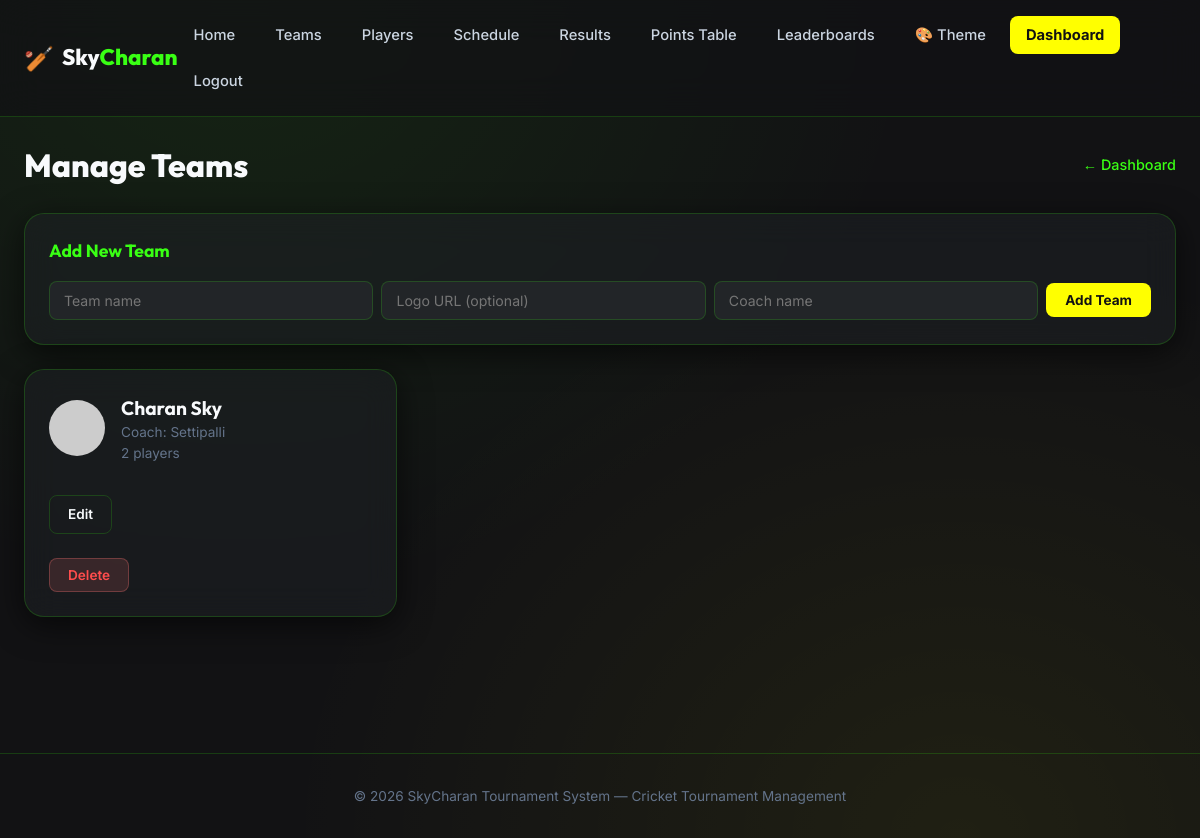
Page /dashboard/teams/ (signed in) on the committed database.
### tournament/models.py (models this page shows, shortened)
class Team(models.Model):
    name = models.CharField(max_length=100, unique=True)
    logo = models.URLField(blank=True, help_text="Optional logo image URL")
    coach_name = models.CharField(max_length=100, blank=True)
    class Meta:
        ordering = ['name']
    @property
    def logo_or_placeholder(self):
        if self.logo:
            return self.logo
        return "https://placehold.co/80x80/0f3d2e/ffffff?text=" + (self.name[:2].upper())

### tournament/views.py (the view)
# urls.py: path('dashboard/teams/', views.manage_teams, name='manage_teams'),
@login_required(login_url='admin_login')
def manage_teams(request):
    teams = Team.objects.prefetch_related('players').all()
    return render(request, 'tournament/dash_teams.html', {'teams': teams})

### tournament/context_processors.py (called while the page is built, shortened)
def live_match_context(request):
    live_match = Match.objects.filter(status=Match.LIVE).first()
    return {
        'global_live_match': None,
        'global_live_state': None,
        'global_live_rr': 0.0,
        'global_live_target_text': "",
    }

### tournament/templates/tournament/dash_teams.html (shortened to what this page needs)
{% extends 'tournament/base.html' %}
{% block content %}
<section class="section">
    <div class="section-header">
        <h1 class="page-title">Manage Teams</h1>
        <a href="{% url 'dashboard' %}" class="back-link">&larr; Dashboard</a>
    </div>
    <div class="dash-panel glass">
        <h3 class="panel-title">Add New Team</h3>
        <form method="post" action="{% url 'team_add' %}" class="inline-form">
            <input type="text" name="name" placeholder="Team name" required>
            <input type="url" name="logo" placeholder="Logo URL (optional)">
            <input type="text" name="coach_name" placeholder="Coach name">
            <button type="submit" class="btn btn-primary btn-sm">Add Team</button>
        </form>
    </div>
    <div class="team-grid">
        {% for team in teams %}
            <div class="team-card glass">
                <div class="team-card-header">
                    <img src="{{ team.logo_or_placeholder }}" alt="{{ team.name }}" class="team-logo">
                    <div>
                        <h3 class="team-card-name">{{ team.name }}</h3>
                        <p class="team-card-coach">Coach: {{ team.coach_name|default:"—" }}</p>
                        <p class="team-card-coach">{{ team.players.count }} players</p>
                    </div>
                </div>
                <details class="edit-details">
                    <summary class="btn btn-ghost btn-sm">Edit</summary>
                </details>
                <div class="delete-form">
                    <button type="button" class="btn btn-danger btn-sm" onclick="confirmDelete('{% url 'team_delete' team.pk %}', '{{ team.name|escapejs }}', 'team')">Delete</button>
                </div>
            </div>
        {% empty %}
            <p class="empty-state">No teams yet. Add one above.</p>
        {% endfor %}
    </div>
</section>
{% endblock %}

### rows in the picture
Team: name "Charan Sky", coach_name "Settipalli", players.count "2"
